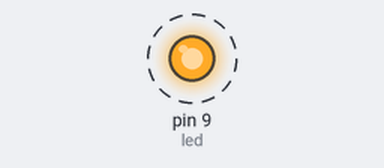
Simulated run of this sketch. Board: Arduino Uno, built with avr-gcc and run on an emulated ATmega328P. Shown: output pins drawn as LEDs (lit = HIGH). Dashed ring = blinking. What the sketch prints to the serial monitor is not drawn.

Above: at 0.5 s.
Timing chart, 0 to 4.6 s (numbered marks = the images above):
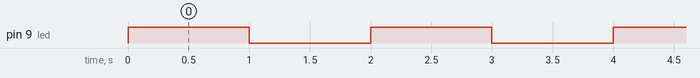

The sketch:

testbt.ino
```cpp
int led = 9;

void setup() {
  pinMode(led, OUTPUT);
  Serial.begin(9600);
  Serial.print("AT+NAME=mstanek\r\n");
}

void loop() {
  digitalWrite(led, HIGH);   // turn the LED on (HIGH is the voltage level)
  delay(1000);               // wait for a second
  digitalWrite(led, LOW);    // turn the LED off by making the voltage LOW
  delay(1000);               // wait for a second
}
```

Measured:
- by itself, pin 9 (led): alternates HIGH for 1.0 s and LOW for 1.0 s
